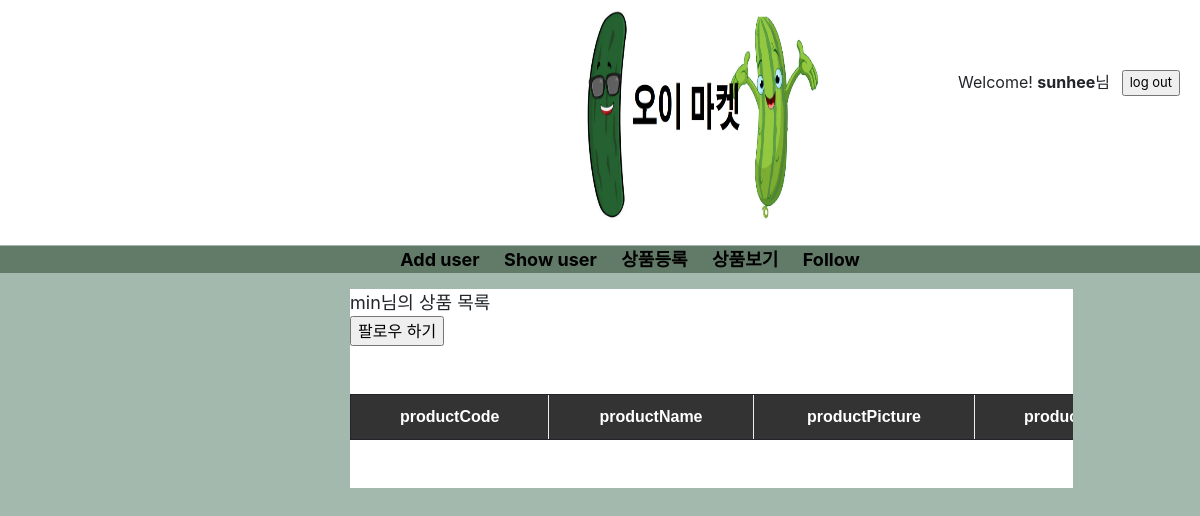
Before: /profile/min (signed in) with the older database file.
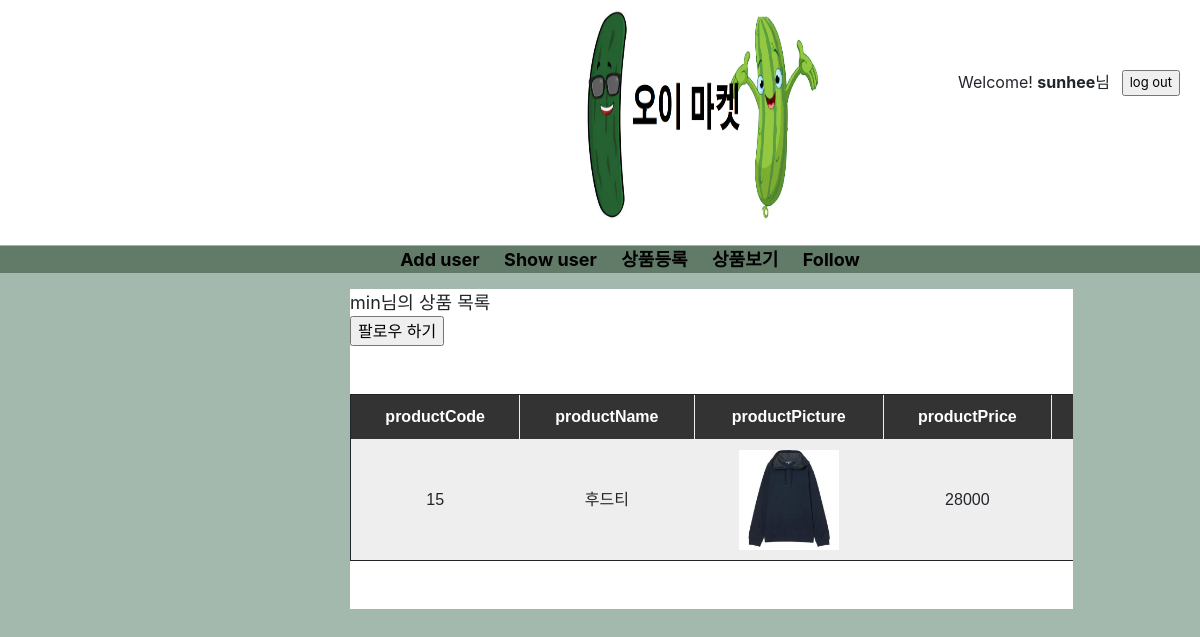
After: the same page with the newer database file.
### app.py (models this page shows, shortened)
class PRODUCT(db.Model):
    productCode = db.Column(db.Integer, primary_key=True, unique=True, autoincrement=True)
    productName = db.Column(db.String(200))
    productPicture = db.Column(db.String(200))
    productPrice = db.Column(db.Integer)
    productInfo = db.Column(db.Text)
    productState = db.Column(db.String(50))
    productSeller = db.Column(db.String(200))

### app.py (the view)
@app.route('/profile/<productSeller>',methods=['GET','POST'])
def profile(productSeller):
    product=PRODUCT.query.filter_by(productSeller=productSeller)
    follow=follows.query.filter_by(follower=session['userID'],followee=productSeller)
    return render_template('profile.html', product=product, productSeller=productSeller, follow=follow)

### templates/profile.html (shortened to what this page needs)
<!DOCTYPE html>
<html>
    <head>
        <link rel="stylesheet" href="https://maxcdn.bootstrapcdn.com/bootstrap/4.0.0/css/bootstrap.min.css">
        <link rel="stylesheet" href="{{ url_for('static', filename = 'index.css') }}">
        </head>
    <body>
        <header>
            <a href='{{ url_for('index') }}'>
                    <img class='logo' src="{{ url_for('static', filename = 'logo.png') }}">
                </a>
                <br><br>
            {%if 'userID' not in session%}
            <div class='sign_btn'>
                <input type='button' value='sign up' class='button' onclick="location.href='{{url_for('add_user')}}'">
            </div>
            {%else%}
            <div>
                <div class='user_profile'>Welcome! <b>{{session['userID']}}</b>님</div>
                <input class='logout'type='button' value='log out' onclick="location.href='{{url_for('log_out')}}'">
            {%endif%}
            </div>
        </header>
        <br><br><br><br>
        <nav>
            <ul class='category'>
                <li class='menu'><a id='menu_font' href="{{ url_for('add_user')  }}">Add user</a></li>
                <li class='menu'><a id='menu_font' href="{{ url_for('show_user')  }}">Show user</a></li>
                <li class='menu'><a id='menu_font' href="{{ url_for('add_product') }}">상품등록</a></li>
                <li class='menu'><a id='menu_font' href="{{ url_for('show_product') }}">상품보기</a></li>
                <li class='menu'><a id='menu_font' href="{{ url_for('follow', productSeller=session['userID']) }}">Follow</a></li>
            </ul>
        </nav>
        <div class='body' style="margin-left: 350px;">
            <div class='body' style='width:85%; height:10%; left:15%; background-color:white; top:0%;'>
                <div class='body' style='width:100%; height:50%; left:15%; background-color:white; top:25%; font-size:large;'>{{productSeller}}님의 상품 목록</div>
                {%if session['userID']!=productSeller and follow.count()==0%}
                <form action='{{url_for('following', productSeller=productSeller)}}' method='POST'>
                    <input type='submit' value='팔로우 하기' class='soldOutBtn'>
                </form>
                {%endif%}
                <br><br>
            </div>
            <div class='body' style='width:85%; height:90%; left:15%; background-color:white; top:10%; overflow-y:scroll;'>
                <table border="1">
                    <thead>
                        <tr>
                            <th>productCode</th>
                            <th>productName</th>
                            <th>productPicture</th>
                            <th>productPrice</th>
                            <th>productInfo</th>
                        </tr>
                    </thead>
                    <tbody>
                        {% for product in product %}
                        <tr>
                            <td>{{ product.productCode }}</td>
                            <td>{{ product.productName }}</td>
                            <td><img src="{{ url_for('static', filename = '/uploads/' + product.productPicture) }}"></td>
                            <td>{{ product.productPrice }}</td>
                            <td>{{ product.productInfo }}</td>
                        </tr>
                        {% endfor %}
                    </tbody>
                </table>
                <br><br>
            </div>
        </div>
    </body>
</html>

Changed rows visible on the page:
added PRODUCT: productSeller "min", productCode "15", productName "후드티", productPicture (picture), productPrice "28000"
Other visible differences:
{{ productSeller }}: "min" → (not shown)
